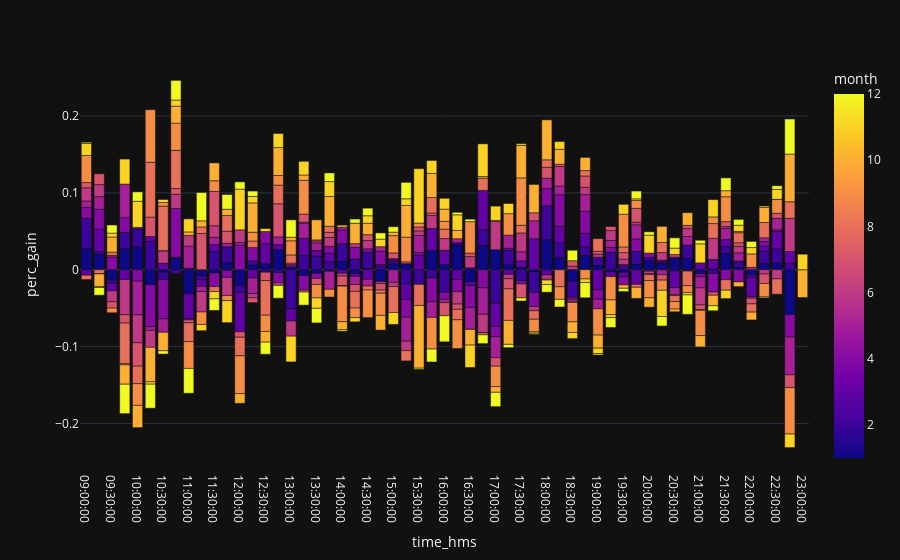

Notebook cell for this chart:
### Code cell
fig = px.bar(ohlc_df_by_hour, x='time_hms', y='perc_gain', color='month')
fig

### Figure 1 — Plotly figure (JSON) as saved in the notebook; plotly's stock layout.template omitted (floating-point values rounded to 4 significant figures; data arrays with more than 128 entries replaced by an {"elided": "..."} marker saying what was removed)
{"data": [{"alignmentgroup": "True", "hovertemplate": "time_hms=%{x}<br>perc_gain=%{y}<br>month=%{marker.color}<extra></extra>", "legendgroup": "", "marker": {"color": {"elided": "675 int values"}, "coloraxis": "coloraxis", "pattern": {"shape": ""}}, "name": "", "offsetgroup": "", "orientation": "v", "showlegend": false, "textposition": "auto", "x": {"elided": "675 str values"}, "xaxis": "x", "y": {"elided": "675 float values"}, "yaxis": "y", "type": "bar"}], "layout": {"xaxis": {"anchor": "y", "domain": [0.0, 1.0], "title": {"text": "time_hms"}}, "yaxis": {"anchor": "x", "domain": [0.0, 1.0], "title": {"text": "perc_gain"}}, "coloraxis": {"colorbar": {"title": {"text": "month"}}, "colorscale": [[0.0, "#0d0887"], [0.1111, "#46039f"], [0.2222, "#7201a8"], [0.3333, "#9c179e"], [0.4444, "#bd3786"], [0.5556, "#d8576b"], [0.6667, "#ed7953"], [0.7778, "#fb9f3a"], [0.8889, "#fdca26"], [1.0, "#f0f921"]]}, "legend": {"tracegroupgap": 0}, "margin": {"t": 60}, "barmode": "relative"}}
